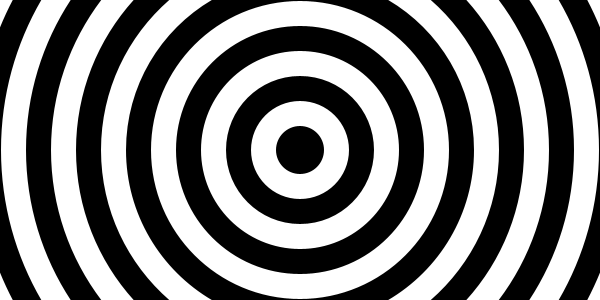
Frame 1 (no input)
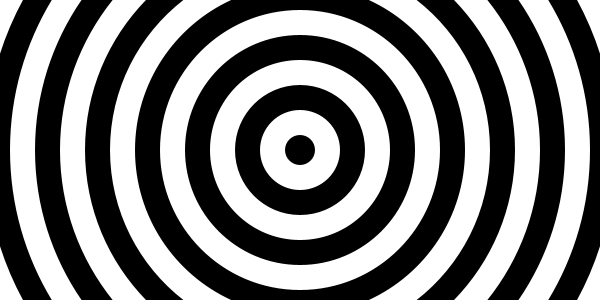
Frame 60 (the mouse pressed at the canvas centre just before this capture)
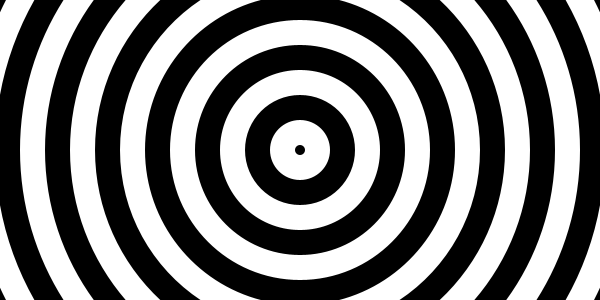
Frame 120 (the mouse held since frame 60 and released just before this capture)

The Processing sketch that drew these frames (run headless with seeded random() and noise(); from frame 60 on, the mouse is pressed at the canvas centre):

// Processing sketch: processing_67030
// ── processing_67030.pde

int counter;
int maxRadius;
int bandWidth=50;
int n;

void setup() {  //setup function called initially, only once
  size(600, 300);
  counter = 0;
  maxRadius= ceil(sqrt(sq(width)+sq(height)));
  n=2+ceil(maxRadius/bandWidth);
  ellipseMode(CENTER);
  smooth();
  noStroke();
}

void draw() {  //draw function loops 
  counter+=2;
  for (int i=n;i>0;i--) {
      if ((i+(counter/bandWidth))%2==0)
          fill(255);
      else
          fill(0);
      int r=(i*bandWidth)-(counter%bandWidth);
      ellipse(width/2, height/2, r,r);
  }
}
